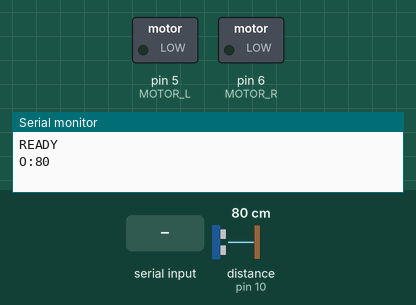
This sketch was run on a simulated Arduino Uno, built with avr-gcc and run on an emulated ATmega328P. On the bench: switched loads named in the sketch (green lamp = pin HIGH), the last lines printed to the serial monitor. Wiring (inferred from the names in the program): ultrasonic range finder: trigger pin 9; echo pin 10. Dashed ring = blinking. The test bench sets the inputs (shaded band); at power-on: distance to the obstacle (sensor on pin 10) 80 cm. The echo pulse lasts 58.3 µs per cm; pins used as bus, display or sensor lines are not drawn.

Above: at 1.2 s.
1.3 s: "F" received over Serial
At 1.4 s:
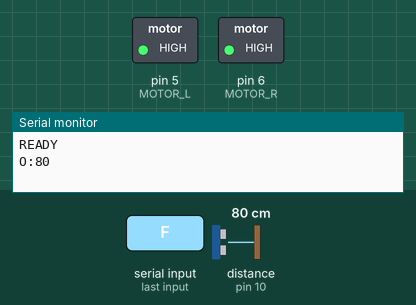
4.3 s: distance to the obstacle (sensor on pin 10) set to 18 cm
At 5.1 s:
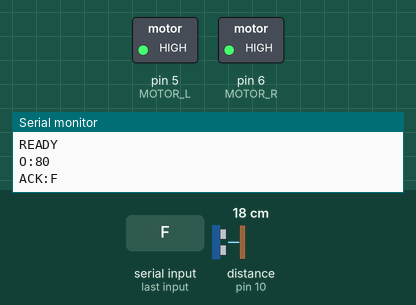
6.8 s: distance to the obstacle (sensor on pin 10) set to 14 cm
At 7.6 s:
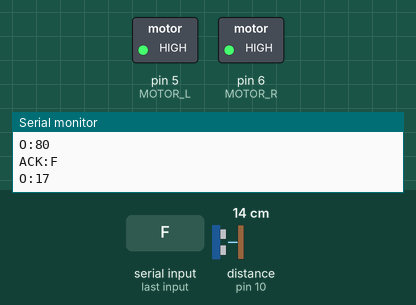
Timing chart, 0 to 9.8 s (numbered marks = the images above; inputs shaded):
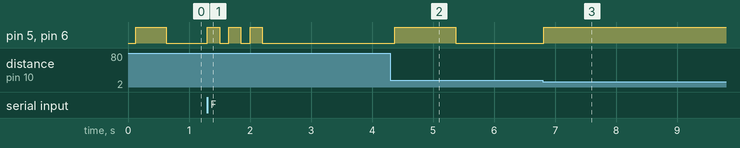

Measured:
- after the input at 1.3 s, pin 5 (MOTOR_L), pin 6 (MOTOR_R): alternates HIGH for 0.20 s and LOW for 0.15 s, 6 changes in all, then stays LOW, starting at once
- after the input at 4.3 s, pin 5 (MOTOR_L), pin 6 (MOTOR_R): LOW → HIGH after 0.07 s, → LOW 1.0 s later
- after the input at 6.8 s, pin 5 (MOTOR_L), pin 6 (MOTOR_R): LOW → HIGH at once

The sketch:

odyssey_glasses.ino
```cpp
// odyssey_glasses.ino  (Arduino UNO R3)
// Haptic glasses for the Odyssey FaceTime guide.
//
// One motor, one meaning: a long buzz always means "careful, something is ahead".
// Directions (left / right) are given by the AI's voice, not by the motor.
//
// Laptop -> UNO over USB serial at 115200 baud, one letter per command:
//   F = found it / straight ahead: three quick taps (the only "good news" buzz)
//   S = stop now: one long 1 s buzz
//   L / R = accepted for compatibility but do not buzz (direction is spoken)
//   ? = reply READY (connection check)
// UNO -> laptop, one line each: READY at boot, ACK:<letter> after a command,
//   O:<cm> each time something comes into a closer warning zone (60, 30, 15 cm).
//
// Obstacle warnings run on the UNO itself, so they keep working even when the
// laptop, Wi-Fi or the AI lag behind.
//
// Pins: D5 = left motor, D6 = right motor (through a transistor or a motor
// module), D9 = HC-SR04 TRIG, D10 = HC-SR04 ECHO. Keep pins 0 and 1 free:
// they are the USB serial link.
//
// Optional HC-05 Bluetooth (same commands and replies, 9600 baud, wireless):
// HC-05 TXD -> D2, D3 -> 1k -> HC-05 RXD (and 2k from RXD to GND: RXD is 3.3 V),
// VCC -> 5V, GND -> GND. Pair it with the Mac (PIN 1234 or 0000) and the agent
// finds it as /dev/cu.HC-05*. USB keeps working at the same time as a backup.

#define USE_LCD 0        // 1 if the optional LCD1602 is wired (RS 12, E 11, D4-D7 on 4, 3, 2, 7)
#define USE_BLUETOOTH 1  // HC-05 on D2/D3; must be 0 when USE_LCD is 1 (the LCD uses D2/D3)

#if USE_LCD && USE_BLUETOOTH
#error "The LCD and the HC-05 both use pins 2 and 3: turn one of them off"
#endif

#if USE_LCD
#include <LiquidCrystal.h>
LiquidCrystal lcd(12, 11, 4, 3, 2, 7);
#endif

#if USE_BLUETOOTH
#include <SoftwareSerial.h>
SoftwareSerial bt(2, 3);  // RX = D2 (from HC-05 TXD), TX = D3 (to HC-05 RXD via divider)
#endif

// Sends one line to the laptop over USB and, when fitted, over Bluetooth.
void say(const char* line) {
  Serial.println(line);
#if USE_BLUETOOTH
  bt.println(line);
#endif
}

void sayNumber(const char* prefix, int value) {
  Serial.print(prefix); Serial.println(value);
#if USE_BLUETOOTH
  bt.print(prefix); bt.println(value);
#endif
}

const int MOTOR_L = 5, MOTOR_R = 6;  // PWM pins
const int TRIG = 9, ECHO = 10;       // HC-SR04
// Tuned for the kit's small DC motor (driven through a PN2222): it needs full
// power and a few hundred ms to spin up. For 3 V coin vibration motors use
// STRENGTH 170 and shorter times.
const int STRENGTH = 255;            // 0-255
const int FOUND_TAP_MS = 200;        // F: three taps of this length
const int FOUND_GAP_MS = 150;        //    with this pause between them
const int STOP_MS = 1000;            // S, and the closest obstacle zone
// Obstacle warnings work in distance zones. The motor spins once each time
// something comes into a CLOSER zone, so walking up to an object gives a spin
// at 60 cm, two at 30 cm and a long one at 15 cm, while a wall or desk that just
// sits in front of the sensor never spins it again.
const int OBSTACLE_CM = 100;          // zone 1: closer than this
const int CLOSE_CM = 60;             // zone 2
const int VERY_CLOSE_CM = 30;        // zone 3
const int HYSTERESIS_CM = 15;         // must move this far back out before a zone re-arms

unsigned long lastPing = 0;
int distanceCm = -1;
int warnedZone = 0;                  // closest zone already warned about
int pendingZone = 0;                 // zone seen on the previous reading (2 in a row needed)

void motors(int l, int r) { analogWrite(MOTOR_L, l); analogWrite(MOTOR_R, r); }

void pulse(int l, int r, int ms) { motors(l, r); delay(ms); motors(0, 0); }

void show(const char* line1) {
#if USE_LCD
  lcd.setCursor(0, 0); lcd.print("                "); lcd.setCursor(0, 0); lcd.print(line1);
  lcd.setCursor(0, 1); lcd.print("dist:     cm    ");
  lcd.setCursor(6, 1); if (distanceCm > 0) lcd.print(distanceCm); else lcd.print("--");
#else
  (void)line1;
#endif
}

int readDistanceCm() {
  digitalWrite(TRIG, LOW);  delayMicroseconds(2);
  digitalWrite(TRIG, HIGH); delayMicroseconds(10);
  digitalWrite(TRIG, LOW);
  long us = pulseIn(ECHO, HIGH, 25000);  // 25 ms timeout (about 4 m) so the loop never stalls
  if (us == 0) return -1;                // nothing in range, or no sensor plugged in
  int cm = us / 58;
  return cm < 3 ? -1 : cm;               // ignore impossible readings
}

void handleCommand(char c) {
  switch (c) {
    case 'L': show("<< LEFT");  break;   // spoken by the AI; no buzz with one motor
    case 'R': show("RIGHT >>"); break;
    case 'F': for (int i = 0; i < 3; i++) {
                if (i) delay(FOUND_GAP_MS);
                pulse(STRENGTH, STRENGTH, FOUND_TAP_MS);
              }
              show("FOUND"); break;
    case 'S': pulse(STRENGTH, STRENGTH, STOP_MS); show("STOP"); break;
    case '?': say("READY"); return;
    default: return;  // ignore newlines and junk
  }
  char ack[] = "ACK:?";
  ack[4] = c;
  say(ack);
}

void setup() {
  pinMode(MOTOR_L, OUTPUT); pinMode(MOTOR_R, OUTPUT);
  pinMode(TRIG, OUTPUT);
  pinMode(ECHO, INPUT_PULLUP);  // reads "nothing in range" if the sensor is unplugged
  motors(0, 0);
  Serial.begin(115200);
#if USE_BLUETOOTH
  bt.begin(9600);  // HC-05 default data-mode speed
#endif
#if USE_LCD
  lcd.begin(16, 2);
#endif
  show("Odyssey ready");
  say("READY");
}

void loop() {
  // 1) Commands from the agent, over USB or Bluetooth
  while (Serial.available()) handleCommand(Serial.read());
#if USE_BLUETOOTH
  while (bt.available()) handleCommand(bt.read());
#endif

  // 2) Local obstacle detection, independent of the laptop
  unsigned long now = millis();
  if (now - lastPing < 60) return;
  lastPing = now;
  distanceCm = readDistanceCm();
  int zone = zoneFor(distanceCm);

  // Moved back out (with a little margin so jitter at a border doesn't count): re-arm.
  int farZone = zoneFor(distanceCm < 0 ? -1 : distanceCm - HYSTERESIS_CM);
  if (farZone < warnedZone) warnedZone = farZone;

  // Came into a closer zone on two readings in a row: warn once for that zone.
  if (zone > warnedZone && pendingZone > warnedZone) {
    warnedZone = min(zone, pendingZone);
    if (warnedZone == 1) pulse(STRENGTH, STRENGTH, 500);
    else if (warnedZone == 2) { pulse(STRENGTH, STRENGTH, 300); delay(150); pulse(STRENGTH, STRENGTH, 300); }
    else pulse(STRENGTH, STRENGTH, 1000);
    sayNumber("O:", distanceCm);  // the agent logs it and can say "stop"
    show("OBSTACLE");
  }
  pendingZone = zone;
}

int zoneFor(int cm) {
  if (cm <= 0 || cm >= OBSTACLE_CM) return 0;
  if (cm >= CLOSE_CM) return 1;
  if (cm >= VERY_CLOSE_CM) return 2;
  return 3;
}
```
